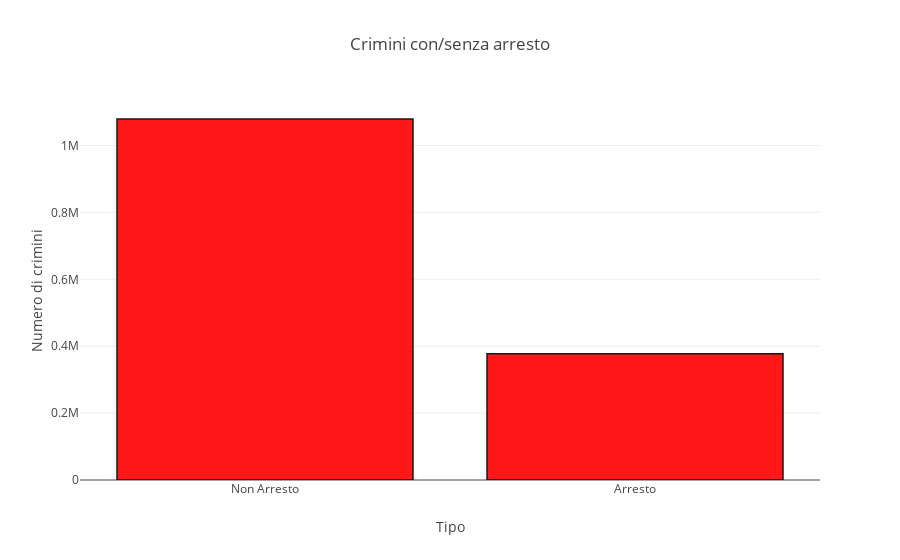
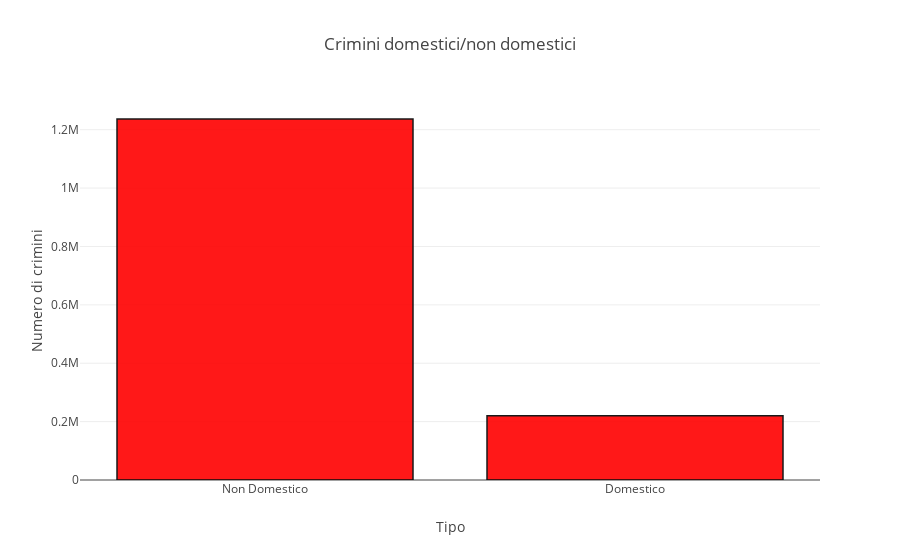

These figures' notebook cell, in order:
### Code cell
#% Crimini con arresto
arresti = df['Arrest'].values
numero_arresti = len(arresti[arresti == True])
numero_non_arresti = len(arresti[arresti == False])

domestici = df['Domestic'].values
numero_domestici = len(domestici[domestici == True])
numero_non_domestici = len(domestici[domestici == False])


trace1 = go.Bar(
    x = ["Non Arresto","Arresto"],
    y = [numero_non_arresti,numero_arresti],
    textposition='auto',
    marker=dict(
        color='rgb(255,0,0)',
        line=dict(
            color='rgb(0,0,0)',
            width=1.5),
        ),
    opacity=0.9
)

trace2 = go.Bar(
    x = ["Non Domestico","Domestico"],
    y = [numero_non_domestici,numero_domestici],
    textposition='auto',
    marker=dict(
        color='rgb(255,0,0)',
        line=dict(
            color='rgb(0,0,0)',
            width=1.5),
        ),
    opacity=0.9
)


layout1 = go.Layout(title="Crimini con/senza arresto ",
                   xaxis=dict(title='Tipo'),
                   yaxis=dict(title='Numero di crimini'))
layout2 = go.Layout(title="Crimini domestici/non domestici",
                   xaxis=dict(title='Tipo'),
                   yaxis=dict(title='Numero di crimini'))

fig1 = go.Figure(data = [trace1], layout = layout1)
fig2 = go.Figure(data = [trace2], layout = layout2)
py.iplot(fig1)
py.iplot(fig2)





#% Crimini domestici
#domestici = df['']

### Figure 1 — Plotly figure (JSON) as saved in the notebook; plotly's stock layout.template omitted (floating-point values rounded to 4 significant figures)
{"data": [{"marker": {"color": "rgb(255,0,0)", "line": {"color": "rgb(0,0,0)", "width": 1.5}}, "opacity": 0.9, "textposition": "auto", "type": "bar", "uid": "1efdf54a-fedd-11e8-a3e2-42004d006a01", "x": ["Non Arresto", "Arresto"], "y": [1079242, 377472]}], "layout": {"title": "Crimini con/senza arresto ", "xaxis": {"title": "Tipo"}, "yaxis": {"title": "Numero di crimini"}}}

### Figure 2 — Plotly figure (JSON) as saved in the notebook; plotly's stock layout.template omitted (floating-point values rounded to 4 significant figures)
{"data": [{"marker": {"color": "rgb(255,0,0)", "line": {"color": "rgb(0,0,0)", "width": 1.5}}, "opacity": 0.9, "textposition": "auto", "type": "bar", "uid": "1f0032ec-fedd-11e8-af25-42004d006a01", "x": ["Non Domestico", "Domestico"], "y": [1236660, 220054]}], "layout": {"title": "Crimini domestici/non domestici", "xaxis": {"title": "Tipo"}, "yaxis": {"title": "Numero di crimini"}}}
